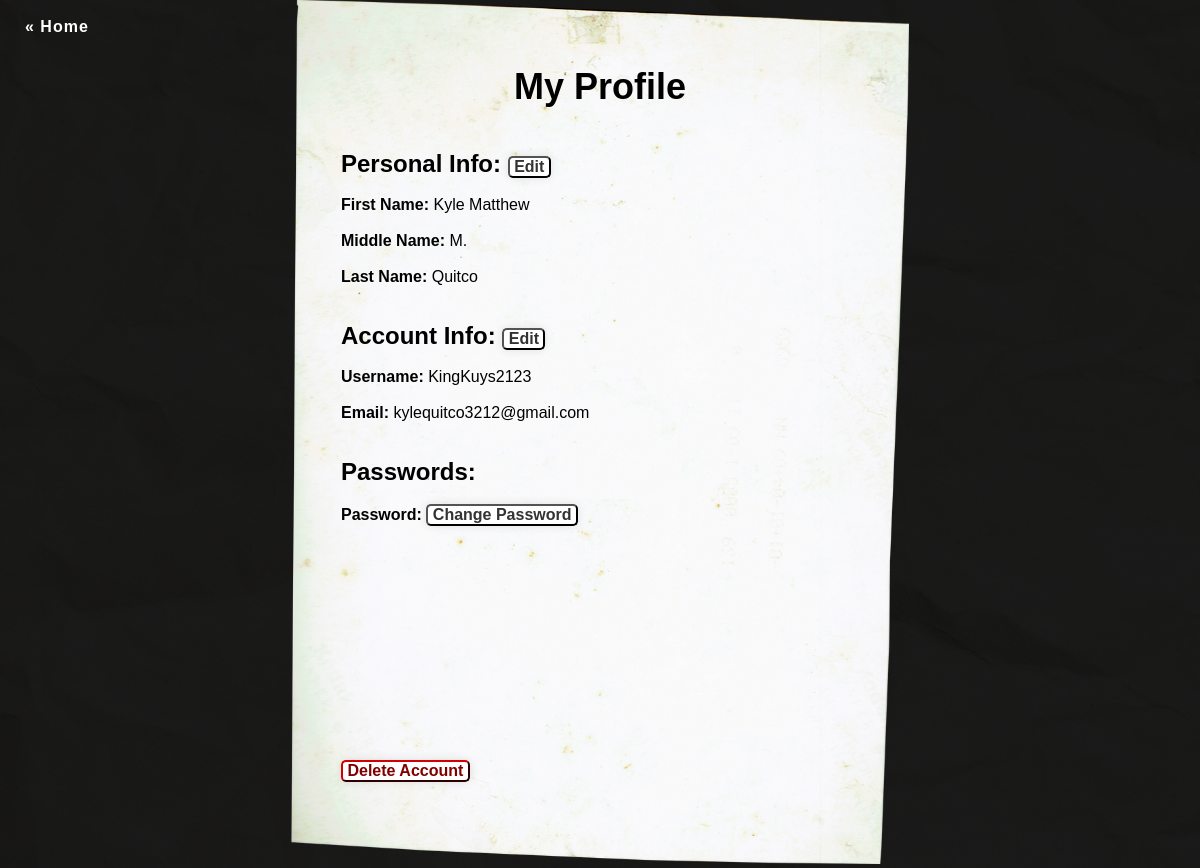
The page /profile.php (signed in) on the database its author committed.
### tables this page shows
CREATE TABLE `customer` (
  `CustomerID` int(11) NOT NULL,
  `LastName` varchar(50) NOT NULL,
  `FirstName` varchar(50) NOT NULL,
  `MI` varchar(3) NOT NULL,
  `BookingHistory` int(11) NOT NULL DEFAULT 0,
  `UserID` int(11) DEFAULT NULL
);

CREATE TABLE `user` (
  `UserID` int(11) NOT NULL,
  `Username` varchar(255) NOT NULL,
  `Email` varchar(255) NOT NULL,
  `Password` varchar(255) NOT NULL
);

### profile.php (the view, shortened to what this page needs)
<!DOCTYPE html>
<html>
	<head>
		<link rel="stylesheet" type="text/css" href="files/profile.css?v=<?php echo time(); ?>">
	</head>
	<body>
		<div class="home-link">
			<a href="home.php">&laquo Home</a>
		</div>
		<div class="main">
			<div class="container">
			  	<img src="files/assets/profile-bg-1.png" alt="Paper" style="width:100%;" draggable="false">
			  	<div class="centered"><h1>My Profile</h1></div>
			  	<div class="top-left">
			  		<h2 class="spacing"><form method="post">Personal Info: <input type="submit" name="editPersonalBtn" value=" Edit " class="button"></form></h2>
					<?php
						$user_id = $_SESSION['user_id'];
						$connect = mysqli_connect("localhost","root","","mj_music_studio") or die("Error in connection");
						$sql = "select * from customer where UserID='$user_id'";
						$res = mysqli_query($connect, $sql);
						$row = mysqli_fetch_array($res);
						echo "<div class=\"spacing\"><b>First Name:</b> ".$row['FirstName']."</div>";
						echo "<div class=\"spacing\"><b>Middle Name:</b> ".$row['MI'].".</div>";
						echo "<div class=\"spacing\"><b>Last Name:</b> ".$row['LastName']."</div>";
					?>
					<br>
					<h2 class="spacing"><form method="post">Account Info: <input type="submit" name="editAccountBtn" value=" Edit " class="button"></form></h2>
					<?php
						$sql = "select * from user where UserID='$user_id'";
						$res = mysqli_query($connect, $sql);
						$row = mysqli_fetch_array($res);
						echo "<div class=\"spacing\"><b>Username:</b> ".$row['Username']."</div>";
						echo "<div class=\"spacing\"><b>Email:</b> ".$row['Email']."</div>";
					?>
					<br>
					<h2 class="spacing">Passwords: </h2>
					<div class="spacing"><form method="post"><b>Password:</b> <input type="submit" name="changePassBtn" value=" Change Password " class="button"></form></div>
					<br>
					<br>
					<br>
					<br>
					<br>
					<br>
					<br>
					<br>
					<br>
					<br>
					<br>
					<br>
					<form method="post"><input type="submit" name="deleteAccBtn" value=" Delete Account " class="delete-button"></form>
			  	</div>
			</div>
		</div>
	</body>
</html>

### files/profile.css (style rules this page uses)
* { margin: 0; padding: 0; box-sizing: border-box; font-family: "Poppins", sans-serif; }
body { background-image: url("assets/bg-1.png"); background-repeat: no-repeat; background-size: cover; background-position: center; background-color: darkgray; }
.main { display: flex; justify-content: center; align-items: center; min-height: 100vh; }
.container { position: relative; text-align: left; }
.top-left { position: absolute; top: 150px; left: 50px; }
.centered { position: absolute; top: 10%; left: 50%; transform: translate(-50%, -50%); }
.container h1 { font-size: 36px; }
.spacing { margin-bottom: 18px; }
.button { background: #fff; outline: none; border-radius: 5px; box-shadow: 0 0 10px rgba(0,0,0, .1); cursor: pointer; font-size: 16px; color: #333; font-weight: 600; }
.delete-button { background: #fff; outline: none; border-radius: 5px; border-color: #800000; box-shadow: 0 0 10px rgba(0,0,0, .1); cursor: pointer; font-size: 16px; color: #800000; font-weight: 600; }
.home-link { position: absolute; margin: 10px; }
.home-link a { display: inline-block; padding: 8px 15px; text-decoration: none; font-weight: 600; letter-spacing: 1px; color: white; font-size: 16px; }

### rows shown on the page
customer: FirstName "Kyle Matthew", MI "M", LastName "Quitco"
user: Username "KingKuys2123", Email "kylequitco3212@gmail.com"
